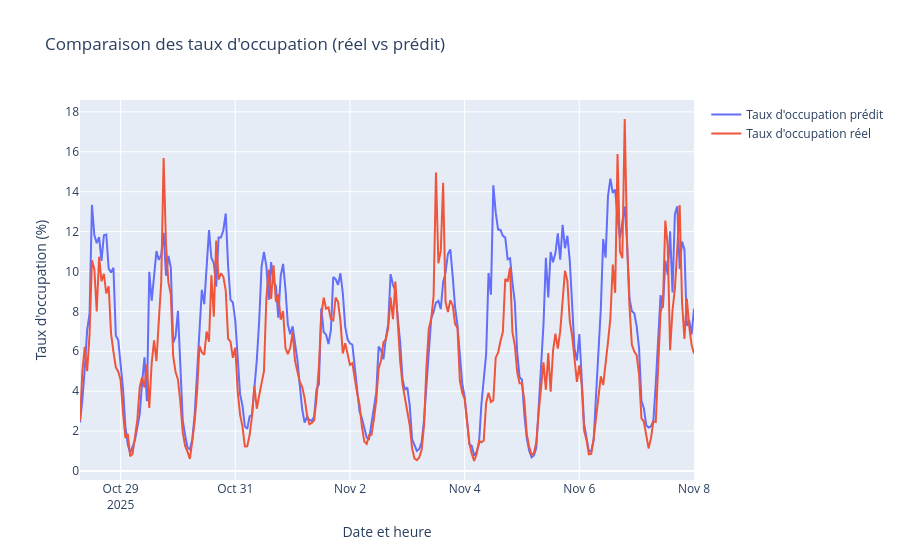

The code cell stored with this chart in its notebook:
### Code cell
time_index_occ = df_final.loc[X_test_occ.index, 'Date et heure de comptage']

fig = go.Figure()
fig.add_trace(go.Scatter(
    x=time_index_occ,
    y=y_pred_occ,
    mode='lines',
    name="Taux d'occupation prédit"
))
fig.add_trace(go.Scatter(
    x=time_index_occ,
    y=y_test_occ,
    mode='lines',
    name="Taux d'occupation réel"
))

fig.update_layout(
    title="Comparaison des taux d'occupation (réel vs prédit)",
    xaxis_title="Date et heure",
    yaxis_title="Taux d'occupation (%)",
    hovermode='x unified'
)

fig.show()

### Figure 1 — Plotly figure (JSON) as saved in the notebook; plotly's stock layout.template omitted (floating-point values rounded to 4 significant figures; data arrays with more than 128 entries replaced by an {"elided": "..."} marker saying what was removed)
{"data": [{"mode": "lines", "name": "Taux d'occupation prédit", "type": "scatter", "x": {"elided": "258 str values"}, "y": {"elided": "258 float values"}}, {"mode": "lines", "name": "Taux d'occupation réel", "type": "scatter", "x": {"elided": "258 str values"}, "y": {"elided": "258 float values"}}], "layout": {"hovermode": "x unified", "title": {"text": "Comparaison des taux d'occupation (réel vs prédit)"}, "xaxis": {"title": {"text": "Date et heure"}}, "yaxis": {"title": {"text": "Taux d'occupation (%)"}}}}
